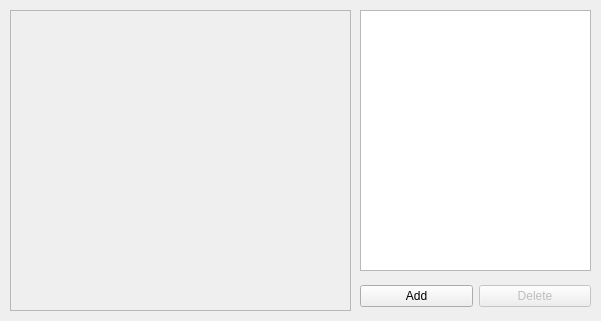
<?xml version="1.0" encoding="UTF-8"?>
<ui version="4.0">
 <class>MaterialWidget</class>
 <widget class="QWidget" name="MaterialWidget">
  <property name="geometry">
   <rect>
    <x>0</x>
    <y>0</y>
    <width>601</width>
    <height>321</height>
   </rect>
  </property>
  <property name="windowTitle">
   <string>Form</string>
  </property>
  <widget class="QListWidget" name="material_list">
   <property name="geometry">
    <rect>
     <x>360</x>
     <y>10</y>
     <width>231</width>
     <height>261</height>
    </rect>
   </property>
  </widget>
  <widget class="QWidget" name="horizontalLayoutWidget_2">
   <property name="geometry">
    <rect>
     <x>360</x>
     <y>280</y>
     <width>231</width>
     <height>32</height>
    </rect>
   </property>
   <layout class="QHBoxLayout" name="material_button_layout">
    <item>
     <widget class="QPushButton" name="add_material_button">
      <property name="text">
       <string>Add</string>
      </property>
     </widget>
    </item>
    <item>
     <widget class="QPushButton" name="delete_material_button">
      <property name="enabled">
       <bool>false</bool>
      </property>
      <property name="text">
       <string>Delete</string>
      </property>
     </widget>
    </item>
   </layout>
  </widget>
  <widget class="QFrame" name="material_item_frame">
   <property name="geometry">
    <rect>
     <x>10</x>
     <y>10</y>
     <width>341</width>
     <height>301</height>
    </rect>
   </property>
   <property name="frameShape">
    <enum>QFrame::StyledPanel</enum>
   </property>
   <property name="frameShadow">
    <enum>QFrame::Raised</enum>
   </property>
  </widget>
 </widget>
 <resources/>
 <connections/>
</ui>
